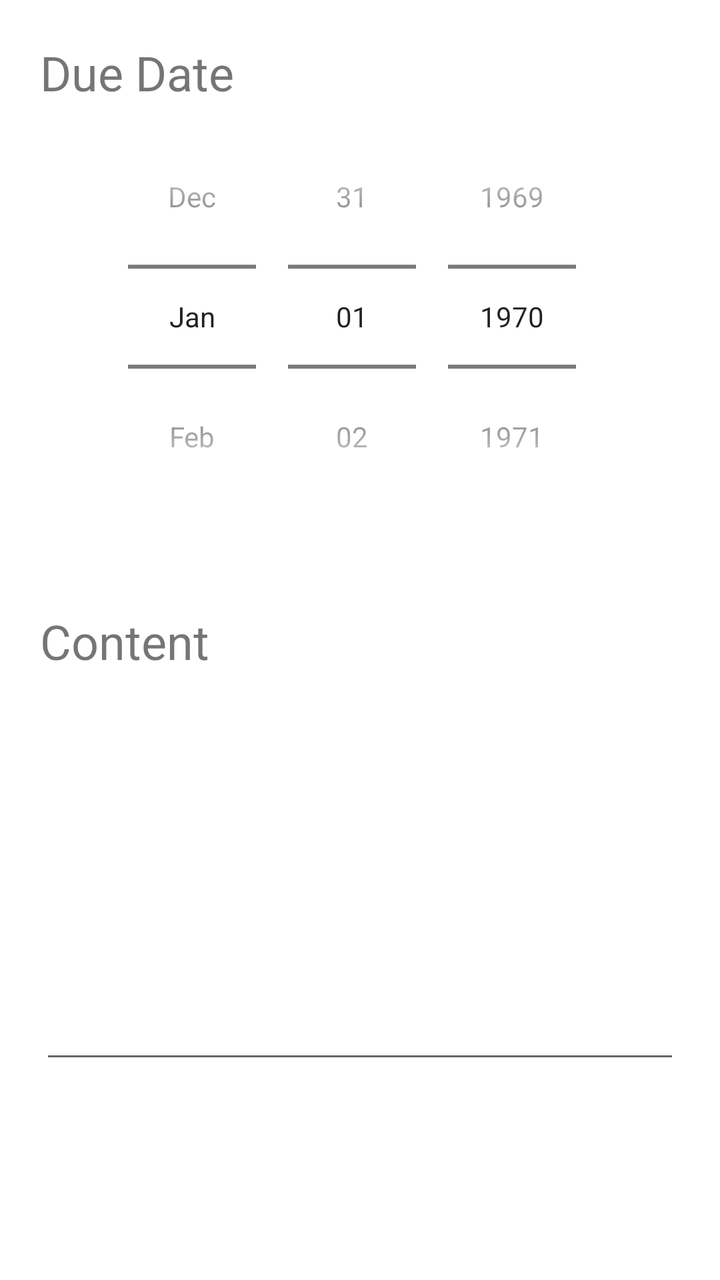
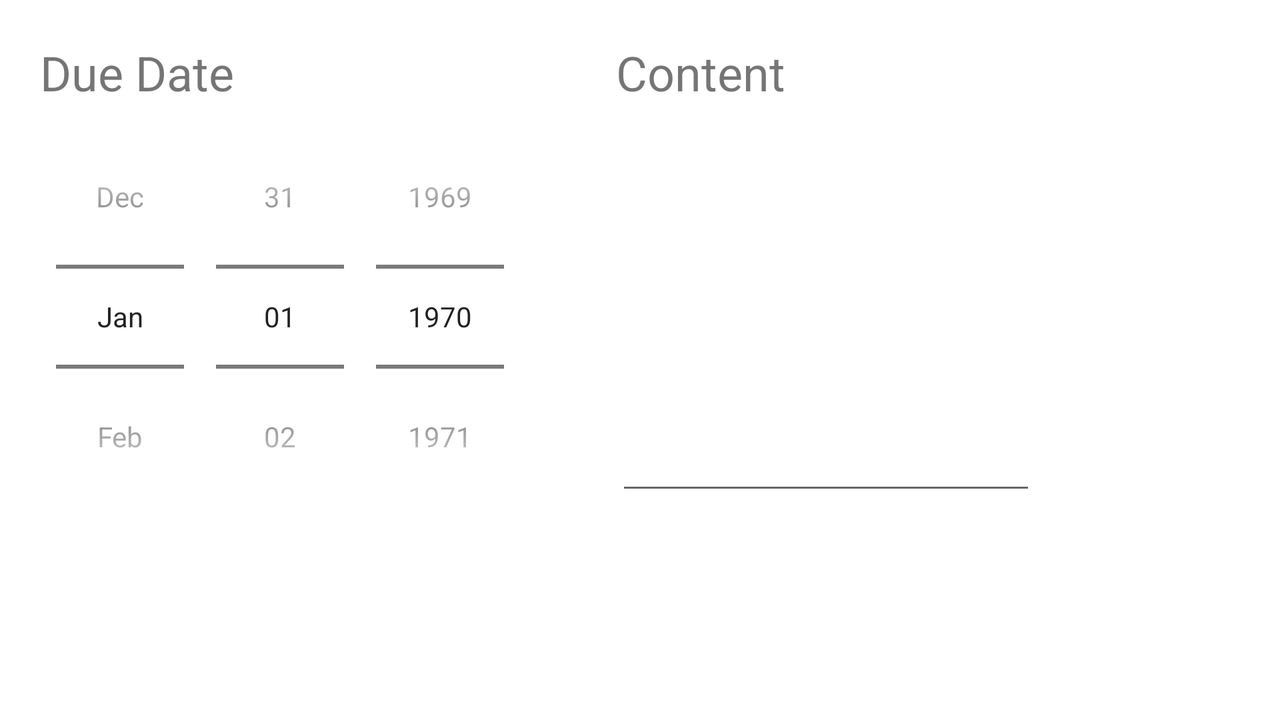

One screen, two layout resources from the same app: the default and the repository's alternative for another configuration. Each is rendered where Android would select it; the XML of both is given below.
<!-- AndroidManifest.xml: application theme Theme.CalendarNotes -->
<!-- res/layout/new_due_dates_section_dialog.xml -->
<?xml version="1.0" encoding="utf-8"?>
<LinearLayout xmlns:android="http://schemas.android.com/apk/res/android"
    android:layout_width="match_parent"
    android:layout_height="match_parent"
    android:orientation="vertical"
    android:padding="20dp">

    <TextView
        android:layout_width="match_parent"
        android:layout_height="wrap_content"
        android:text="@string/due_date"
        android:textSize="24sp"
        android:labelFor="@+id/headerBox" />

    <DatePicker
        android:id="@+id/dueDatePicker"
        android:layout_width="match_parent"
        android:layout_height="wrap_content"
        android:datePickerMode="spinner"
        android:calendarViewShown="false" />

    <TextView
        android:layout_width="match_parent"
        android:layout_height="wrap_content"
        android:layout_marginTop="40dp"
        android:text="@string/content"
        android:textSize="24sp"
        android:labelFor="@+id/contentBox" />

    <EditText
        android:id="@+id/contentBox"
        android:layout_width="match_parent"
        android:layout_height="200dp"
        android:ems="10"
        android:gravity="top|start"
        android:importantForAutofill="no"
        android:inputType="textMultiLine" />
</LinearLayout>
<!-- resources referenced by this layout -->
<resources>
  <string name="content">Content</string>
  <string name="due_date">Due Date</string>
  <style name="Theme.CalendarNotes" parent="Theme.MaterialComponents.DayNight.NoActionBar">
          
          <item name="colorPrimary">@color/purple_500</item>
          <item name="colorPrimaryVariant">@color/purple_700</item>
          <item name="colorOnPrimary">@color/white</item>
          
          <item name="colorSecondary">@color/teal_200</item>
          <item name="colorSecondaryVariant">@color/teal_700</item>
          <item name="colorOnSecondary">@color/black</item>
          
          <item name="android:statusBarColor" tools:targetApi="l">?attr/colorPrimaryVariant</item>
          
      </style>
</resources>
<!-- res/layout-land/new_due_dates_section_dialog.xml (the repository's variant of the layout above) -->
<!-- drawn on the phone turned sideways -->
<?xml version="1.0" encoding="utf-8"?>
<LinearLayout xmlns:android="http://schemas.android.com/apk/res/android"
    android:layout_width="match_parent"
    android:layout_height="match_parent"
    android:orientation="horizontal"
    android:padding="20dp">

    <LinearLayout
        android:layout_width="wrap_content"
        android:layout_height="wrap_content"
        android:orientation="vertical">

        <TextView
            android:layout_width="wrap_content"
            android:layout_height="wrap_content"
            android:text="@string/due_date"
            android:textSize="24sp"
            android:labelFor="@+id/dueDatePicker" />

        <DatePicker
            android:id="@+id/dueDatePicker"
            android:layout_width="wrap_content"
            android:layout_height="wrap_content"
            android:datePickerMode="spinner"
            android:calendarViewShown="false" />

    </LinearLayout>

    <LinearLayout
        android:layout_width="wrap_content"
        android:layout_height="wrap_content"
        android:orientation="vertical"
        android:layout_marginStart="40dp">

        <TextView
            android:layout_width="match_parent"
            android:layout_height="wrap_content"
            android:text="@string/content"
            android:textSize="24sp"
            android:labelFor="@+id/contentBox" />

        <EditText
            android:id="@+id/contentBox"
            android:layout_width="match_parent"
            android:layout_height="200dp"
            android:ems="10"
            android:gravity="top|start"
            android:importantForAutofill="no"
            android:inputType="textMultiLine" />

    </LinearLayout>

</LinearLayout>
